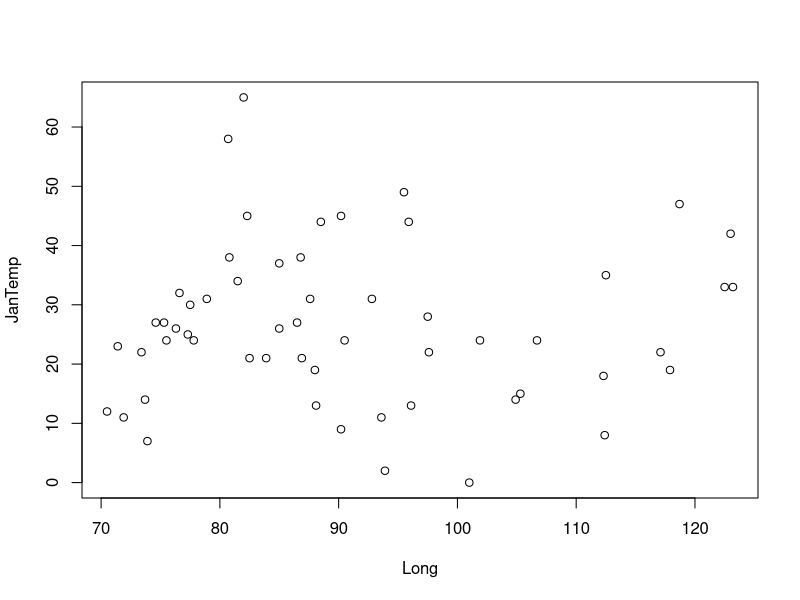
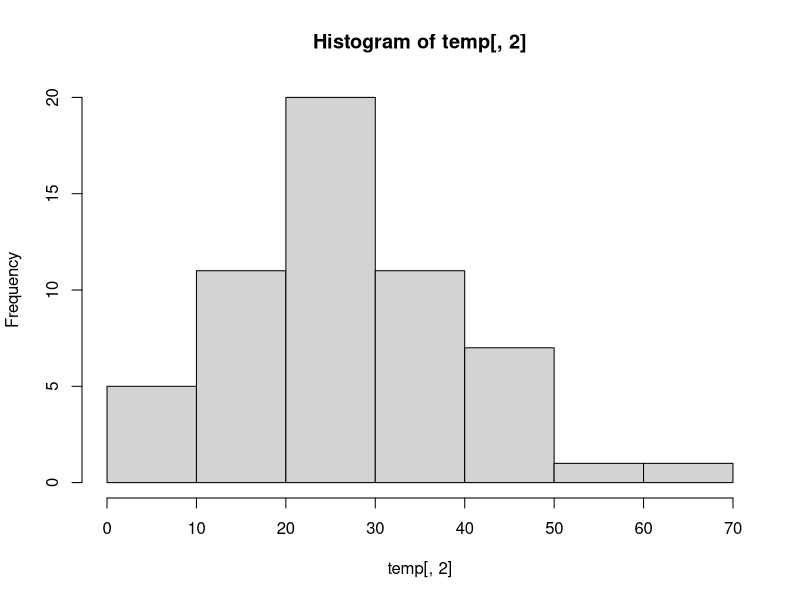
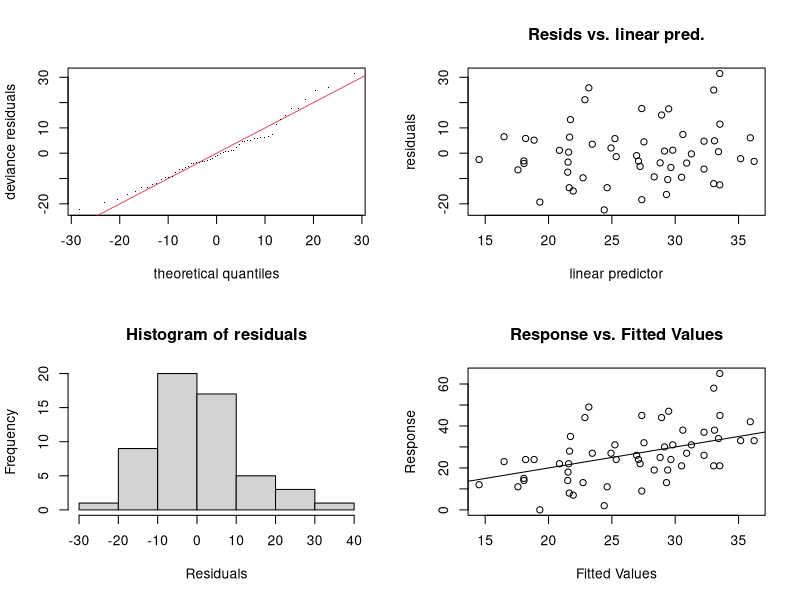
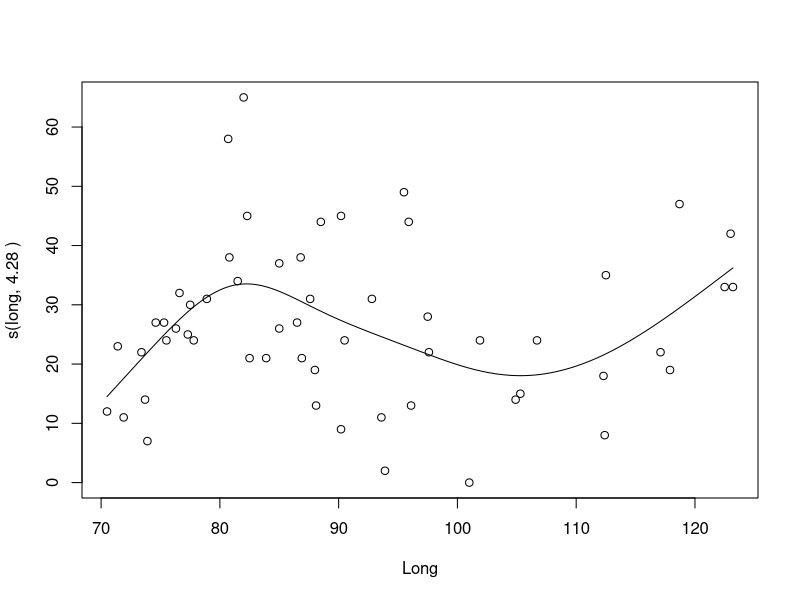
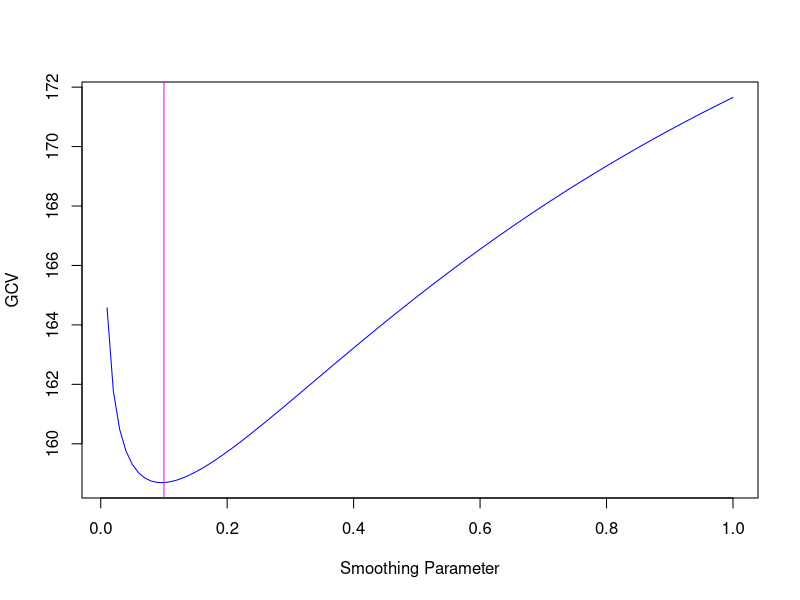
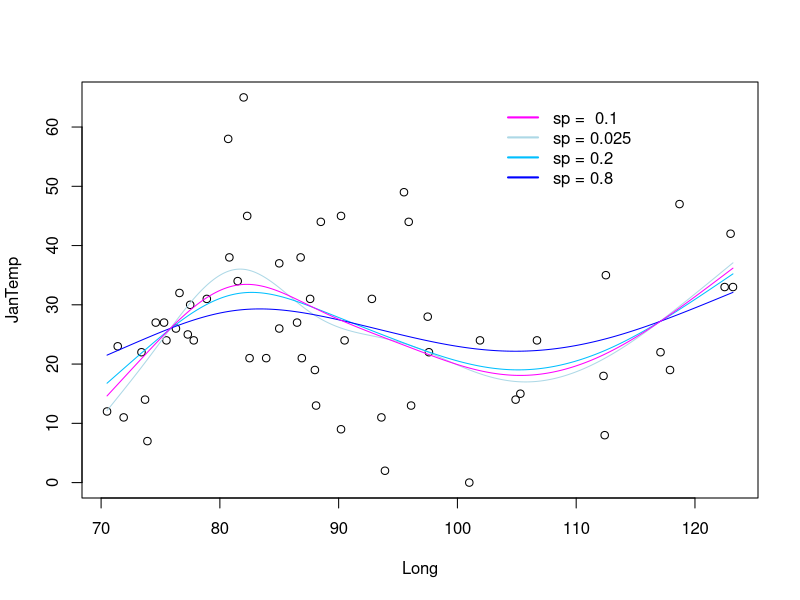

R code for these plots, in order:
#======================================================= GLAM Spring 2019 HW10 =====================================================

# a) Fit a GAM model to describe the behavior of January temperature with respect to the Longitude.

rm(list = ls())
require(mgcv)
temp <- read.table(file='temperature.txt',header=T)
attach(temp)
n <- 56
par(mfrow=c(1,1))
plot(Long,JanTemp)
hist(temp[,2])
temp.spline <- gam(JanTemp~s(Long))
par(mfrow=c(2,2))
gam.check(temp.spline)
abline(0,1)
par(mfrow=c(1,1))
plot(x = Long, y = JanTemp, ylab = paste("s(long,",round(sum(temp.spline$edf)-1,digits = 2),")"))
x <- seq(from = min(Long), to = max(Long), by = 1e-2)
lines(x = x, y = predict(temp.spline, newdata = data.frame(Long = x)))
# temp.spline$sp
# plot(temp.spline,residuals=TRUE,se=FALSE,pch=1)


# b) Code a cross-validation procedure to select the best bandwidth parameter, according to the GCV criterion. Then plot the
#    curve of the criterion vs. the value of the parameter.

fine <- 100
GCV <- 1:fine
for (i in 1:fine){
  GCV[i] <- gam(JanTemp~s(Long), sp=i/fine, data=temp)$gcv.ubre  # gcv
}
opt <- which.min(GCV)/fine
plot(1:fine/fine, GCV, xlab = "Smoothing Parameter", type = "l", col = "blue")
abline(v=opt, col = "magenta")

# b) Fit three different models with varying smoothing parameter and the optimal one. Plot the corresponding curve along with each other.
#    Does the optimal smoothing parameter yield a sensibly better curve than the other values?

temp.spline0.025 <- gam(JanTemp~s(Long),sp=0.025)
temp.spline0.2 <- gam(JanTemp~s(Long),sp=0.2)
temp.spline0.8 <- gam(JanTemp~s(Long),sp=0.8)
temp.spline.optim <- gam(JanTemp~s(Long),sp=opt)

plot(x = Long, y = JanTemp)
lines(x = x, y = predict(temp.spline0.025, newdata = data.frame(Long = x)), col = "lightblue")
lines(x = x, y = predict(temp.spline0.2, newdata = data.frame(Long = x)), col = "deepskyblue")
lines(x = x, y = predict(temp.spline0.8, newdata = data.frame(Long = x)), col = "blue")
lines(x = x, y = predict(temp.spline.optim, newdata = data.frame(Long = x)), col = "magenta")
legend(x = 103, y = 65,legend=c(paste('sp = ', opt),'sp = 0.025','sp = 0.2','sp = 0.8'), col=c('magenta','lightblue','deepskyblue','blue'),lwd=2,lty=1,bty='n')
